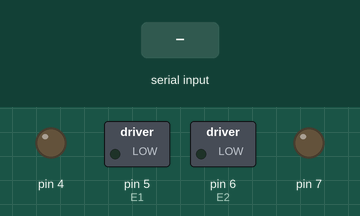
A sketch run on a simulated Arduino Uno, built with avr-gcc and run on an emulated ATmega328P. On the bench: switched loads named in the sketch (green lamp = pin HIGH), output pins drawn as LEDs (lit = HIGH). The test bench sets the inputs (shaded band).

Above: at 1.2 s.
1.3 s: "2" received over Serial
At 2.5 s:
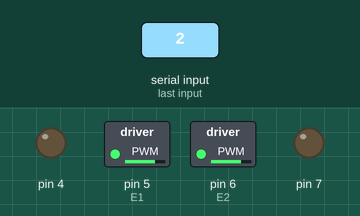
2.8 s: "3" received over Serial
At 3.8 s:
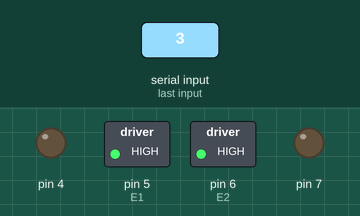
Timing chart, 0 to 5.8 s (numbered marks = the images above; inputs shaded):
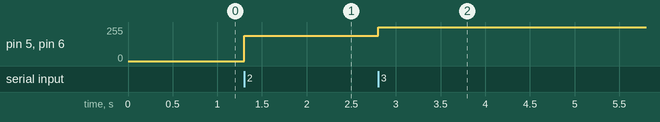

The sketch:

MotorSimple.ino
```cpp
//Note
//Pin 4 = Direction control for Motor 2
//Pin 5 = PWM control for Motor 2
//Pin 6 = PWM control for Motor 1
//Pin 7 = Direction control for Motor 1
int E1 = 5;
int M1 = 4;
int E2 = 6;
int M2 = 7;

void setup() {

  Serial.begin( 9600 );
  for (int i = 4; i <= 7; i++) //Pin 4 to 7 are used
      pinMode(i, OUTPUT);

}

void loop() {

  if (Serial.available()) {
        char input = Serial.read();
        switch(input){
            case '1':
                analogWrite(E1, 0); //0 power == stop
                analogWrite(E2, 0);
                break;
            case '2':
                analogWrite(E1, 191); //191 = 75% power
                analogWrite(E2, 191);
                break;
           case '3':
                analogWrite(E1, 255); //255 = max power
                analogWrite(E2, 255);
                break;

        }
     }
}
```

Measured:
- after the input at 1.3 s, pin 5 (E1), pin 6 (E2): 0/255 → 191/255 at once
- after the input at 2.8 s, pin 5 (E1), pin 6 (E2): 191/255 → 255/255 at once
